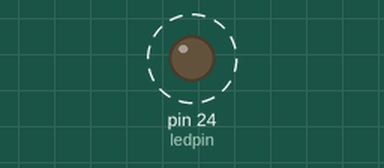
The program below on a simulated Raspberry Pi (header pin numbers). Parts: output pins drawn as LEDs (lit = HIGH). Dashed ring = blinking. What the program prints to the terminal is not drawn.

Above: at 0.2 s.
Timing chart, 0 to 3.0 s (numbered marks = the images above):
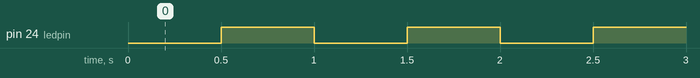

The program:

flashing_light.py
```python
import RPi.GPIO as GPIO
import time

ledpin = 24
GPIO.setmode(GPIO.BOARD)
print ("pin setup")
GPIO.setup(ledpin, GPIO.OUT)
GPIO.setwarnings(False)

var = 1

print ("loop started")

while var==1 :
  GPIO.output(ledpin, False)
  time.sleep(.5)
  GPIO.output(ledpin, True)
  time.sleep(.5)
```

Measured:
- by itself, pin 24 (ledpin): alternates HIGH for 0.50 s and LOW for 0.50 s
